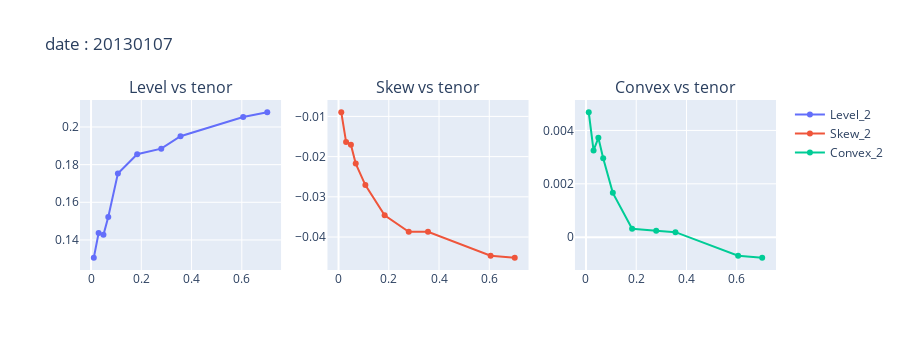

Notebook code for this chart:
### Code cell
plot_params_vs_tenor(df_all,"20130107")

### Figure 1 — Plotly figure (JSON) as saved in the notebook; plotly's stock layout.template omitted (floating-point values rounded to 4 significant figures)
{"data": [{"mode": "markers+lines", "name": "Level_2", "type": "scatter", "x": [0.01096, 0.03014, 0.04932, 0.06849, 0.1068, 0.1836, 0.2795, 0.3562, 0.6055, 0.7014], "xaxis": "x", "y": [0.1305, 0.1436, 0.1427, 0.1522, 0.1753, 0.1855, 0.1885, 0.1951, 0.2053, 0.2078], "yaxis": "y"}, {"mode": "markers+lines", "name": "Skew_2", "type": "scatter", "x": [0.01096, 0.03014, 0.04932, 0.06849, 0.1068, 0.1836, 0.2795, 0.3562, 0.6055, 0.7014], "xaxis": "x2", "y": [-0.008962, -0.01633, -0.01704, -0.02174, -0.02709, -0.03458, -0.0387, -0.03869, -0.04465, -0.04516], "yaxis": "y2"}, {"mode": "markers+lines", "name": "Convex_2", "type": "scatter", "x": [0.01096, 0.03014, 0.04932, 0.06849, 0.1068, 0.1836, 0.2795, 0.3562, 0.6055, 0.7014], "xaxis": "x3", "y": [0.004681, 0.003251, 0.003722, 0.002956, 0.001661, 0.0003188, 0.0002422, 0.0001882, -0.0006959, -0.00077], "yaxis": "y3"}], "layout": {"annotations": [{"font": {"size": 16}, "showarrow": false, "text": "Level vs tenor", "x": 0.1444, "xanchor": "center", "xref": "paper", "y": 1, "yanchor": "bottom", "yref": "paper"}, {"font": {"size": 16}, "showarrow": false, "text": "Skew vs tenor", "x": 0.5, "xanchor": "center", "xref": "paper", "y": 1, "yanchor": "bottom", "yref": "paper"}, {"font": {"size": 16}, "showarrow": false, "text": "Convex vs tenor", "x": 0.8556, "xanchor": "center", "xref": "paper", "y": 1, "yanchor": "bottom", "yref": "paper"}], "height": 350, "title": {"text": "date : 20130107"}, "xaxis": {"anchor": "y", "domain": [0, 0.2889]}, "xaxis2": {"anchor": "y2", "domain": [0.3556, 0.6444]}, "xaxis3": {"anchor": "y3", "domain": [0.7111, 1]}, "yaxis": {"anchor": "x", "domain": [0, 1]}, "yaxis2": {"anchor": "x2", "domain": [0, 1]}, "yaxis3": {"anchor": "x3", "domain": [0, 1]}}}
